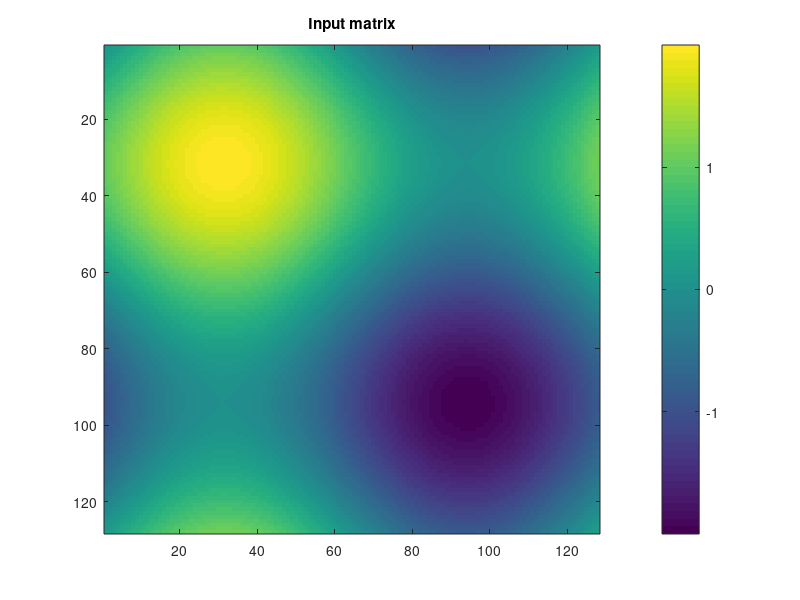

Write the MATLAB code that produced this figure. (Note: this script raises an error after producing the figure.)
% Example: How to use autocorr_stat_opencl for a single input

% Add path with functions to searchpath
addpath(fullfile('.', '..'));

% Initialize input matrix

sz = 128;   % Input matrix size

[X, Y]  = meshgrid(1:sz);
Z       = sin(0.05 * X) + sin(0.05 * Y);    % 2D sine function

% Show image of the input matrix

figure
image(Z, 'CDataMapping', 'scaled')
colorbar
title('Input matrix')

% Calculate the 2D auto-correlation on the first OpenCL device

device_num = 1;

tic
ACF = autocorr_stat_opencl(Z, device_num);
toc

% Show image of the auto-correlation

figure
image(ACF, 'CDataMapping', 'scaled')
colorbar
title('2D auto-correlation')